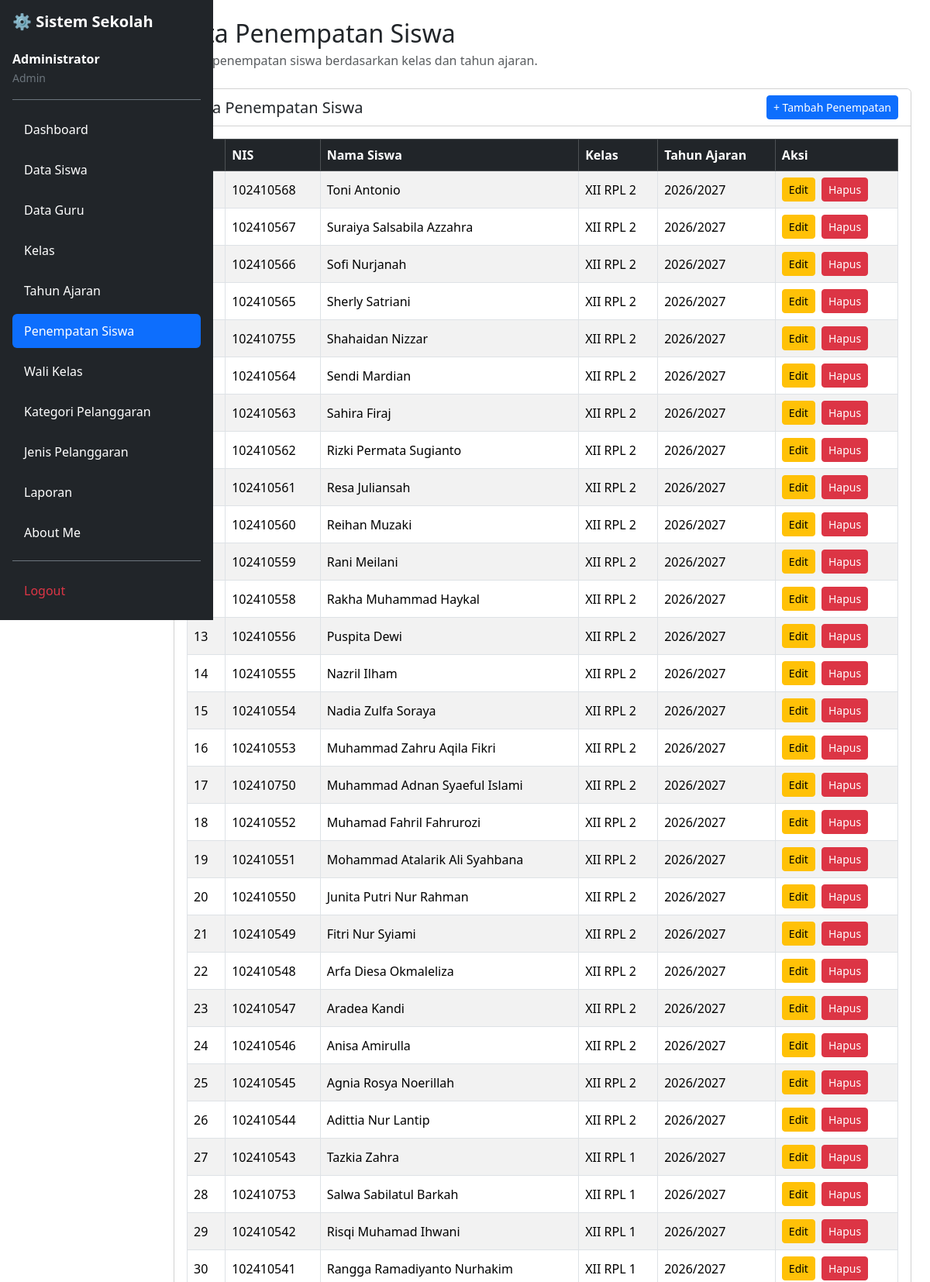
The page /penempatan_siswa.php (signed in, upper part) on the database its author committed.
### tables this page shows
CREATE TABLE `t_kelas_siswa` (
  `id` int(11) NOT NULL,
  `siswa_id` int(11) DEFAULT NULL,
  `tahun_ajaran_id` int(11) DEFAULT NULL,
  `kelas_id` int(11) DEFAULT NULL,
  `tanggal_mulai` date NOT NULL,
  `tanggal_selesai` date NOT NULL,
  `status_aktif` tinyint(1) NOT NULL,
  `created_at` timestamp NOT NULL DEFAULT current_timestamp(),
  `updated_at` timestamp NOT NULL DEFAULT current_timestamp()
);

CREATE TABLE `t_siswa` (
  `id` int(11) NOT NULL,
  `nis` varchar(10) DEFAULT NULL,
  `nisn` varchar(10) NOT NULL,
  `nama` varchar(150) DEFAULT NULL,
  `jenis_kelamin` char(1) NOT NULL,
  `tanggal_lahir` date NOT NULL,
  `alamat` text NOT NULL,
  `status_aktif` tinyint(1) NOT NULL,
  `created_at` timestamp NOT NULL DEFAULT current_timestamp(),
  `updated_at` timestamp NOT NULL DEFAULT current_timestamp()
);

CREATE TABLE `t_kelas` (
  `id` int(11) NOT NULL,
  `nama` varchar(100) DEFAULT NULL,
  `tingkat` varchar(20) NOT NULL,
  `jurusan` varchar(100) NOT NULL,
  `status_aktif` tinyint(1) NOT NULL,
  `created_at` timestamp NOT NULL DEFAULT current_timestamp(),
  `updated_at` timestamp NOT NULL DEFAULT current_timestamp()
);

CREATE TABLE `t_tahun_ajaran` (
  `id` int(11) NOT NULL,
  `nama` varchar(20) DEFAULT NULL,
  `tanggal_mulai` date NOT NULL,
  `tanggal_selesai` date NOT NULL,
  `status_aktif` tinyint(1) NOT NULL,
  `created_at` timestamp NOT NULL DEFAULT current_timestamp(),
  `updated_at` timestamp NOT NULL DEFAULT current_timestamp()
);

### penempatan_siswa.php (the view, shortened to what this page needs)
<?php
include 'config/koneksi.php';
$sql = "
    SELECT
        ks.id,
        s.nis,
        s.nama AS nama_siswa,
        k.nama AS nama_kelas,
        ta.nama AS nama_tahun_ajaran
    FROM t_kelas_siswa ks
    LEFT JOIN t_siswa s ON ks.siswa_id = s.id
    LEFT JOIN t_kelas k ON ks.kelas_id = k.id
    LEFT JOIN t_tahun_ajaran ta ON ks.tahun_ajaran_id = ta.id
    ORDER BY ks.id DESC
";
$query = mysqli_query($koneksi, $sql);
?>
<!DOCTYPE html>
<html lang="id">
<head>
    <link href="https://cdn.jsdelivr.net/npm/bootstrap@5.3.8/dist/css/bootstrap.min.css"
          rel="stylesheet">
    <link href="https://cdn.datatables.net/2.3.4/css/dataTables.bootstrap5.min.css"
          rel="stylesheet">
</head>
<body>
<div class="container-fluid">
    <div class="row">
        <?php include 'layout/sidebar.php'; ?>
        <main class="col-md-9 col-lg-10 offset-md-3 offset-lg-2 p-4">
            <h2 class="mb-1">Data Penempatan Siswa</h2>
            <p class="text-muted mb-4">
                Kelola penempatan siswa berdasarkan kelas dan tahun ajaran.
            </p>
            <div class="card">
                <div class="card-header bg-white d-flex justify-content-between align-items-center">
                    <h5 class="mb-0">
                        Data Penempatan Siswa
                    </h5>
                    <a href="tambah_penempatan_siswa.php"
                       class="btn btn-primary btn-sm">
                        + Tambah Penempatan
                    </a>
                </div>
                <div class="card-body">
                    <div class="table-responsive">
                        <table id="tabelPenempatan"
                               class="table table-bordered table-striped table-hover align-middle w-100">
                            <thead class="table-dark">
                                <tr>
                                    <th>No</th>
                                    <th>NIS</th>
                                    <th>Nama Siswa</th>
                                    <th>Kelas</th>
                                    <th>Tahun Ajaran</th>
                                    <th>Aksi</th>
                                </tr>
                            </thead>
                            <tbody>
                                <?php
                                $no = 1;
                                if (mysqli_num_rows($query) > 0) {
                                    while ($row = mysqli_fetch_assoc($query)) {
                                ?>
                                <tr>
                                    <td>
                                        <?= $no++; ?>
                                    </td>
                                    <td>
                                        <?= htmlspecialchars($row['nis'] ?? '-'); ?>
                                    </td>
                                    <td>
                                        <?= htmlspecialchars($row['nama_siswa'] ?? '-'); ?>
                                    </td>
                                    <td>
                                        <?= htmlspecialchars($row['nama_kelas'] ?? '-'); ?>
                                    </td>
                                    <td>
                                        <?= htmlspecialchars($row['nama_tahun_ajaran'] ?? '-'); ?>
                                    </td>
                                    <td>
                                        <div class="d-flex gap-2">
                                            <a href="edit_penempatan.php?id=<?= (int)$row['id']; ?>"
                                                class="btn btn-warning btn-sm">
                                                 Edit
                                            </a>
                                        <form action="hapus_penempatan.php"
                                            method="POST"
                                            class="d-inline"
                                            onsubmit="return confirm('Yakin ingin menghapus data ini?')">
                                            <button type="submit" class="btn btn-danger btn-sm">
                                                Hapus
                                            </button>
                                        </form>
                                        </div>
                                    </td>
                                </tr>
                                <?php
                                    }
                                }
                                ?>
                            </tbody>
                        </table>
                    </div>
                </div>
            </div>
        </main>
    </div>
</div>
</body>
</html>

### rows shown on the page
t_kelas_siswa: siswa.nis "102410568", siswa.nama "Toni Antonio", kelas.nama "XII RPL 2", tahun_ajaran.nama "2026/2027"
t_kelas_siswa: siswa.nis "102410567", siswa.nama "Suraiya Salsabila Azzahra", kelas.nama "XII RPL 2", tahun_ajaran.nama "2026/2027"
t_kelas_siswa: siswa.nis "102410566", siswa.nama "Sofi Nurjanah", kelas.nama "XII RPL 2", tahun_ajaran.nama "2026/2027"
t_kelas_siswa: siswa.nis "102410565", siswa.nama "Sherly Satriani", kelas.nama "XII RPL 2", tahun_ajaran.nama "2026/2027"
t_kelas_siswa: siswa.nis "102410755", siswa.nama "Shahaidan Nizzar", kelas.nama "XII RPL 2", tahun_ajaran.nama "2026/2027"
t_kelas_siswa: siswa.nis "102410564", siswa.nama "Sendi Mardian", kelas.nama "XII RPL 2", tahun_ajaran.nama "2026/2027"
t_kelas_siswa: siswa.nis "102410563", siswa.nama "Sahira Firaj", kelas.nama "XII RPL 2", tahun_ajaran.nama "2026/2027"
t_kelas_siswa: siswa.nis "102410562", siswa.nama "Rizki Permata Sugianto", kelas.nama "XII RPL 2", tahun_ajaran.nama "2026/2027"
t_kelas_siswa: siswa.nis "102410561", siswa.nama "Resa Juliansah", kelas.nama "XII RPL 2", tahun_ajaran.nama "2026/2027"
t_kelas_siswa: siswa.nis "102410560", siswa.nama "Reihan Muzaki", kelas.nama "XII RPL 2", tahun_ajaran.nama "2026/2027"
t_kelas_siswa: siswa.nis "102410559", siswa.nama "Rani Meilani", kelas.nama "XII RPL 2", tahun_ajaran.nama "2026/2027"
t_kelas_siswa: siswa.nis "102410558", siswa.nama "Rakha Muhammad Haykal", kelas.nama "XII RPL 2", tahun_ajaran.nama "2026/2027"
t_kelas_siswa: siswa.nis "102410556", siswa.nama "Puspita Dewi", kelas.nama "XII RPL 2", tahun_ajaran.nama "2026/2027"
t_kelas_siswa: siswa.nis "102410555", siswa.nama "Nazril Ilham", kelas.nama "XII RPL 2", tahun_ajaran.nama "2026/2027"
t_kelas_siswa: siswa.nis "102410554", siswa.nama "Nadia Zulfa Soraya", kelas.nama "XII RPL 2", tahun_ajaran.nama "2026/2027"
t_kelas_siswa: siswa.nis "102410553", siswa.nama "Muhammad Zahru Aqila Fikri", kelas.nama "XII RPL 2", tahun_ajaran.nama "2026/2027"
t_kelas_siswa: siswa.nis "102410750", siswa.nama "Muhammad Adnan Syaeful Islami", kelas.nama "XII RPL 2", tahun_ajaran.nama "2026/2027"
t_kelas_siswa: siswa.nis "102410552", siswa.nama "Muhamad Fahril Fahrurozi", kelas.nama "XII RPL 2", tahun_ajaran.nama "2026/2027"
t_kelas_siswa: siswa.nis "102410551", siswa.nama "Mohammad Atalarik Ali Syahbana", kelas.nama "XII RPL 2", tahun_ajaran.nama "2026/2027"
t_kelas_siswa: siswa.nis "102410550", siswa.nama "Junita Putri Nur Rahman", kelas.nama "XII RPL 2", tahun_ajaran.nama "2026/2027"
t_kelas_siswa: siswa.nis "102410549", siswa.nama "Fitri Nur Syiami", kelas.nama "XII RPL 2", tahun_ajaran.nama "2026/2027"
t_kelas_siswa: siswa.nis "102410548", siswa.nama "Arfa Diesa Okmaleliza", kelas.nama "XII RPL 2", tahun_ajaran.nama "2026/2027"
t_kelas_siswa: siswa.nis "102410547", siswa.nama "Aradea Kandi", kelas.nama "XII RPL 2", tahun_ajaran.nama "2026/2027"
t_kelas_siswa: siswa.nis "102410546", siswa.nama "Anisa Amirulla", kelas.nama "XII RPL 2", tahun_ajaran.nama "2026/2027"
t_kelas_siswa: siswa.nis "102410545", siswa.nama "Agnia Rosya Noerillah", kelas.nama "XII RPL 2", tahun_ajaran.nama "2026/2027"
t_kelas_siswa: siswa.nis "102410544", siswa.nama "Adittia Nur Lantip", kelas.nama "XII RPL 2", tahun_ajaran.nama "2026/2027"
t_kelas_siswa: siswa.nis "102410543", siswa.nama "Tazkia Zahra", kelas.nama "XII RPL 1", tahun_ajaran.nama "2026/2027"
t_kelas_siswa: siswa.nis "102410753", siswa.nama "Salwa Sabilatul Barkah", kelas.nama "XII RPL 1", tahun_ajaran.nama "2026/2027"
t_kelas_siswa: siswa.nis "102410542", siswa.nama "Risqi Muhamad Ihwani", kelas.nama "XII RPL 1", tahun_ajaran.nama "2026/2027"
t_kelas_siswa: siswa.nis "102410541", siswa.nama "Rangga Ramadiyanto Nurhakim", kelas.nama "XII RPL 1", tahun_ajaran.nama "2026/2027"

### other values the page prints
$_SESSION['name'] "Administrator"
str_replace('_', ' ', $role) "Admin"
$item[0] "Dashboard"
$item[0] "Data Siswa"
$item[0] "Data Guru"
$item[0] "Kelas"
$item[0] "Tahun Ajaran"
$item[0] "Penempatan Siswa"
$item[0] "Wali Kelas"
$item[0] "Kategori Pelanggaran"
$item[0] "Jenis Pelanggaran"
$item[0] "Laporan"
$item[0] "About Me"
